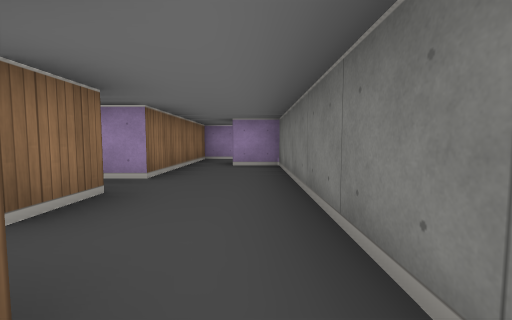
[1] (above)

15 first-person views from a walk through a cub3D maze. The camera is about half as high as the walls, tilts 4° down and sees 90° across. The floor is counted in squares. Each view is taken from the middle of a square. On the plan, view 1 faces up. The plan holds only what a view shows up to about 9 squares ahead; the rest is blank.

[2]
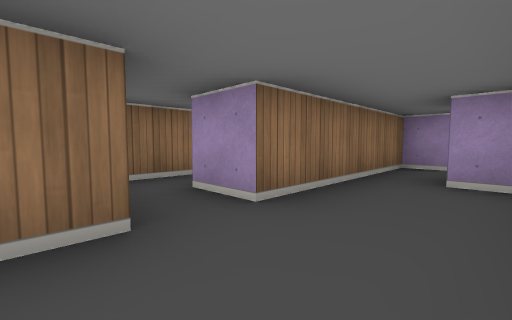

[3]
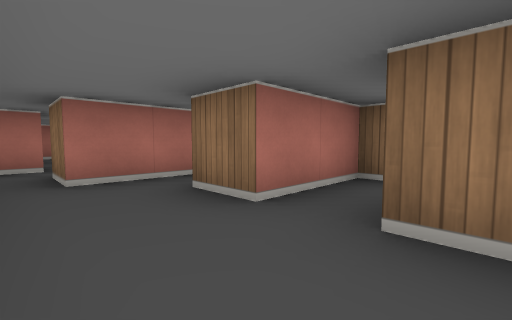

[4]
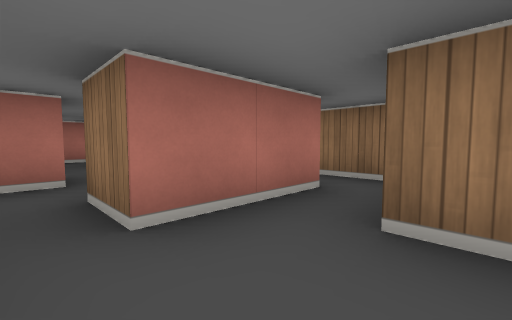

[5]
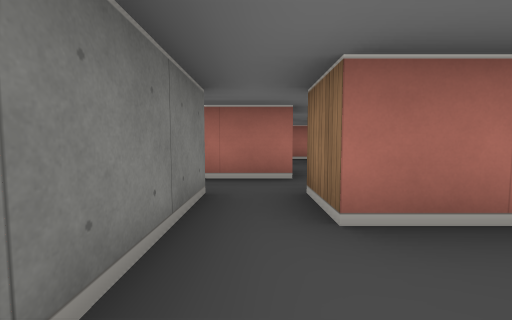

[6]
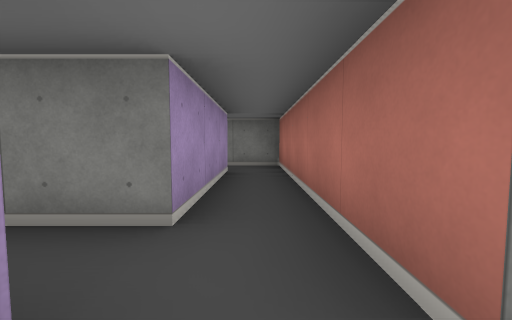

[7]
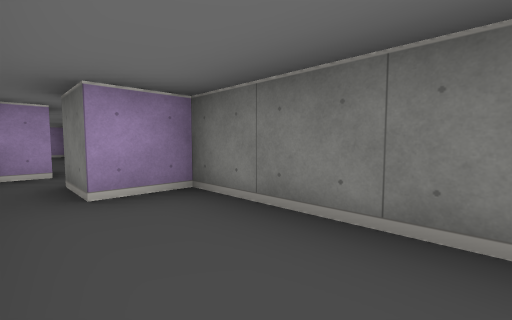

[8]
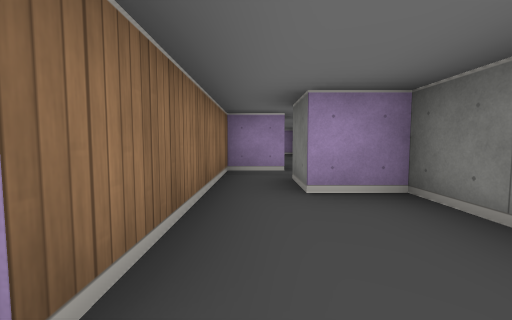

[9]
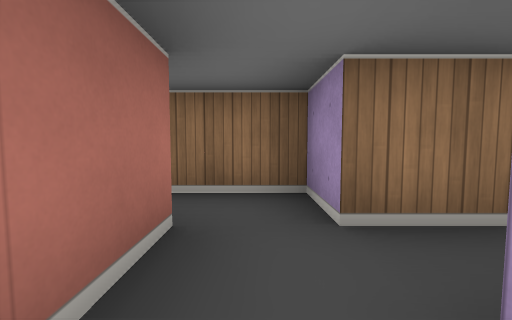

[10]
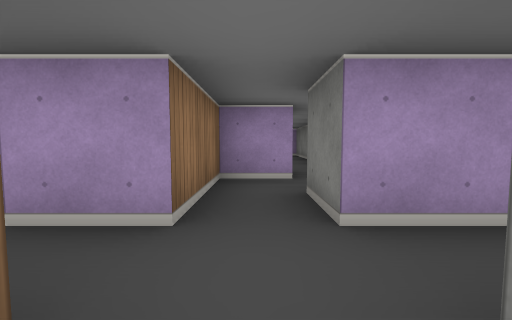

[11]
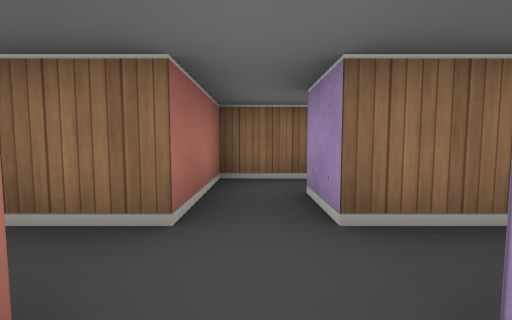

[12]
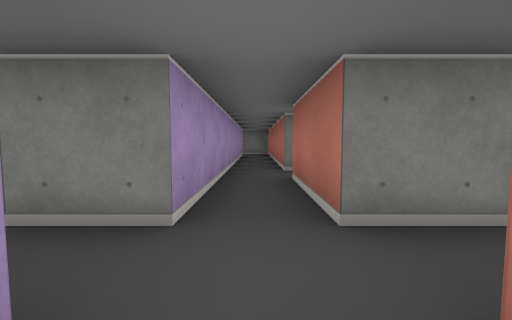

[13]
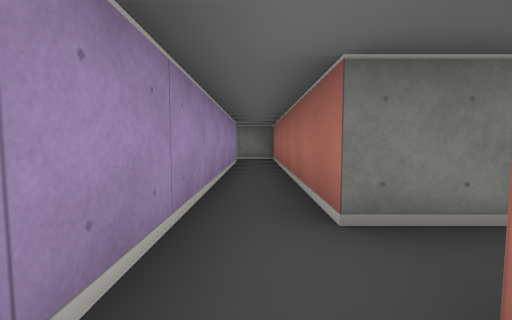

[14]
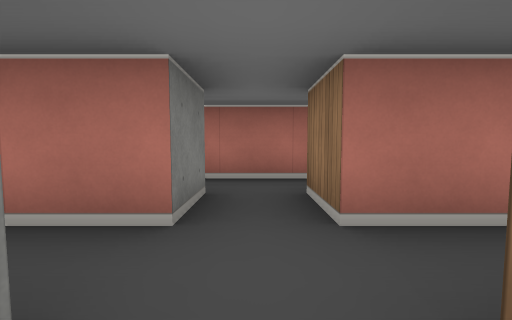

[15]
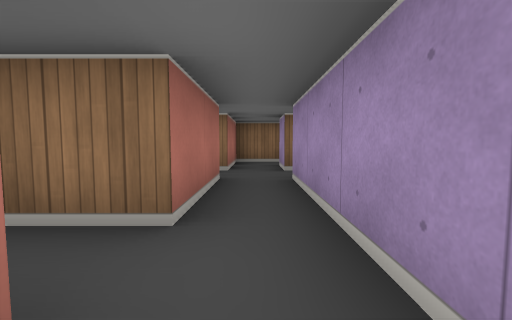

### Floor plan
Ten units are one square. View 1 is at (0, 0); x grows to the right and y downward. Boxes are objects, and circles mark ways between rooms. Rooms are numbered by the first view taken in them; rooms with no view inside come last. Other rooms are left out.
<svg viewBox="-40 -65 130 116">
<path fill="none" stroke="#000" d="M-14 -5 -5 -5 -5 5M5 5 5 -15M-15 -25 -15 -15M-15 -55 -15 -35M5 -15 5 -55 -5 -55M-5 5 -15 5 -15 25M-5 25 -5 15 45 15 45 4M35 5 5 5M-15 35 -15 45M15 25 -5 25M-5 46 -5 35 15 35M-35 22 -35 35 -15 35M-26 -5 -14 -5M-35 -9 -35 1M-15 25 -25 25M75 25 15 25M25 46 25 35 85 35 85 24M15 35 15 45"/>
<circle cx="-5" cy="-20" r="3" fill="#2a7"/>
<circle cx="0" cy="0" r="3" fill="#2a7"/>
<circle cx="-20" cy="-10" r="3" fill="#2a7"/>
<circle cx="-10" cy="20" r="3" fill="#2a7"/>
<circle cx="-20" cy="30" r="3" fill="#2a7"/>
<circle cx="5" cy="30" r="3" fill="#2a7"/>
<text x="0" y="-10">1</text>
<text x="-10" y="-40">2</text>
<text x="10" y="10">3</text>
<text x="0" y="30">4</text>
<text x="-30" y="10">5</text>
<text x="50" y="30">6</text>
</svg>
Room 1 opens to room 2. Room 1 opens to room 3. Room 1 opens to room 5. Room 3 opens to room 4. Room 4 opens to room 5. Room 4 opens to room 6.

Where each view was taken, in squares from view 1:
view 1: 0 up, 0 right, facing up
view 2: 2 up, 0 right, facing up-left
view 3: 4 up, 0 right, facing down-left
view 4: 2 up, 0 right, facing down-left
view 5: 2 up, 0 right, facing down
view 6: 1 down, 1 left, facing right
view 7: 3 up, 1 left, facing up-right
view 8: 3 up, 1 left, facing up
view 9: 1 down, 1 right, facing left
view 10: 4 down, 1 left, facing up
view 11: 3 down, 0 right, facing left
view 12: 3 down, 2 left, facing right
view 13: 3 down, 1 right, facing right
view 14: 2 down, 1 left, facing down
view 15: 3 down, 3 right, facing left
